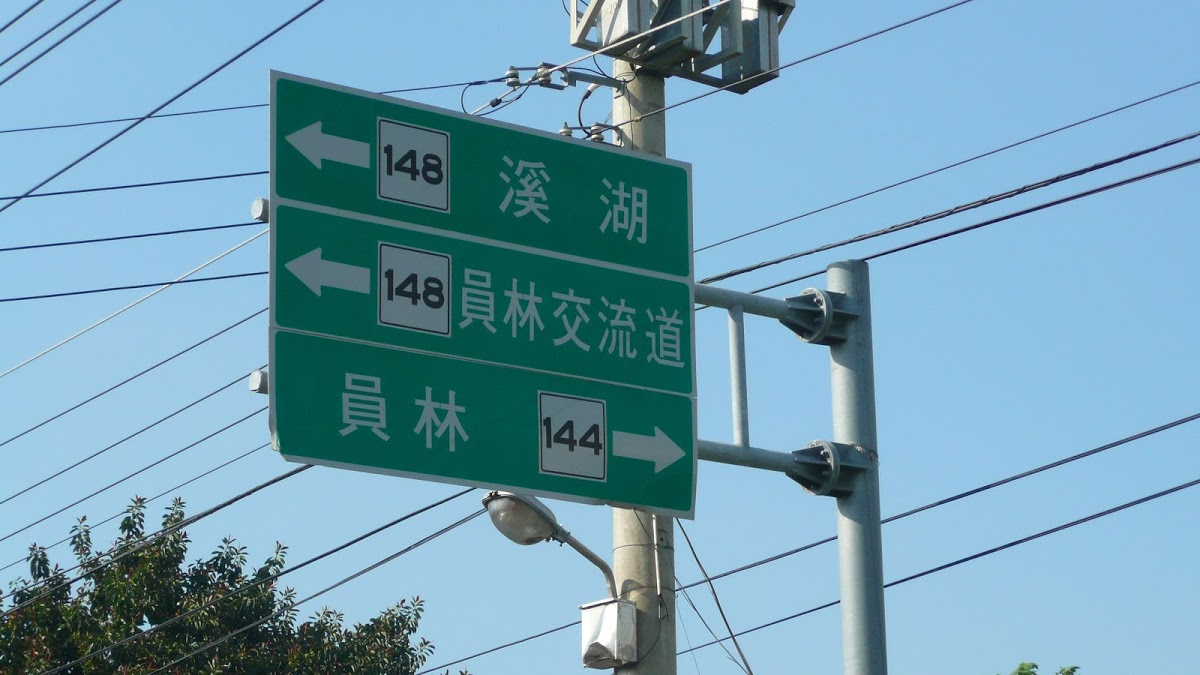
#> input picture opencv/single_eye/Street_Sign_1200x675.jpg, 1200 x 675 px
$ python -i webcam-est-dist.py   (imports and definitions only)   (older library calls are emulated)
#> lines starting #> are read from the running program, lines starting #| are printed output that depends on the picture; after the words box and inside, x2 and y2 are one past the last pixel; in counts of white or black regions, pixels touching at a corner belong together
#> further down, picture is the input picture: shape (675, 1200, 3); mean B, G, R 179.1, 159.3, 113.6
#!/usr/bin/env python3
# -*- coding: utf-8 -*-

#import the necessary packages
import os
from glob import glob
import math
import numpy as np
import cv2
#import pyrealsense2 as rs
import myutil

# 找到目标函数
def find_marker(image):
    # convert the image to grayscale, blur it, and detect edges
    gray = cv2.cvtColor(image, cv2.COLOR_BGR2GRAY)
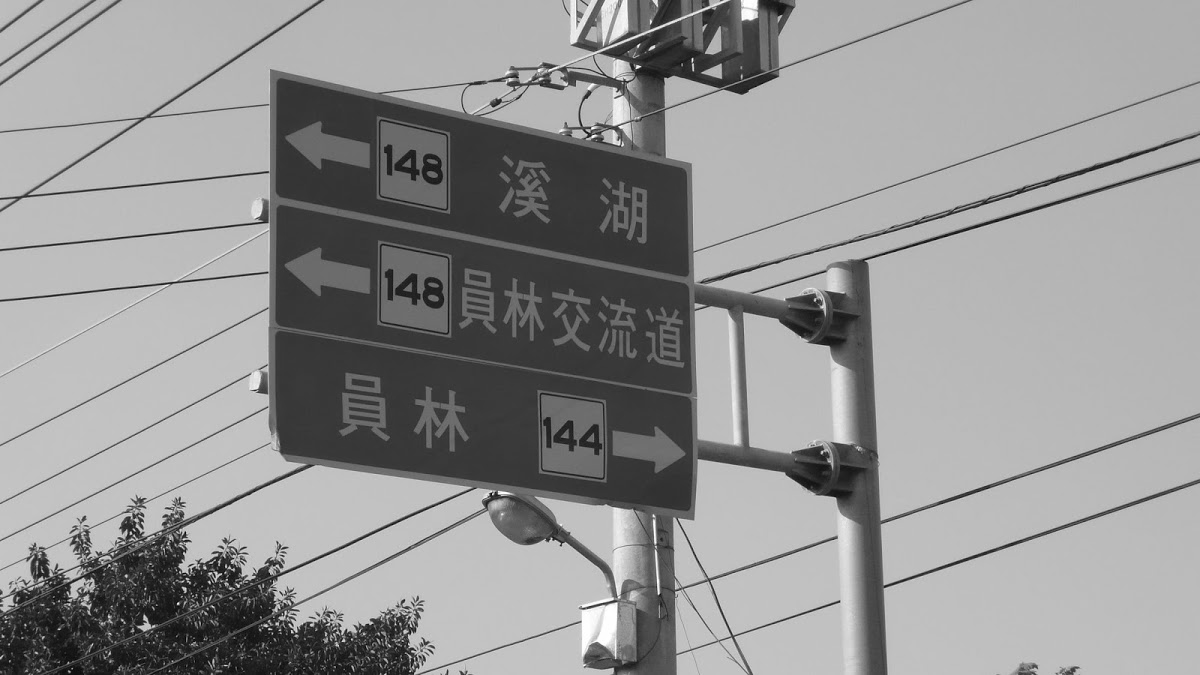
#> gray: shape (675, 1200); min 0, max 255, mean 147.9
    gray = cv2.GaussianBlur(gray, (5, 5), 0)
    edged = cv2.Canny(gray, 35, 125)
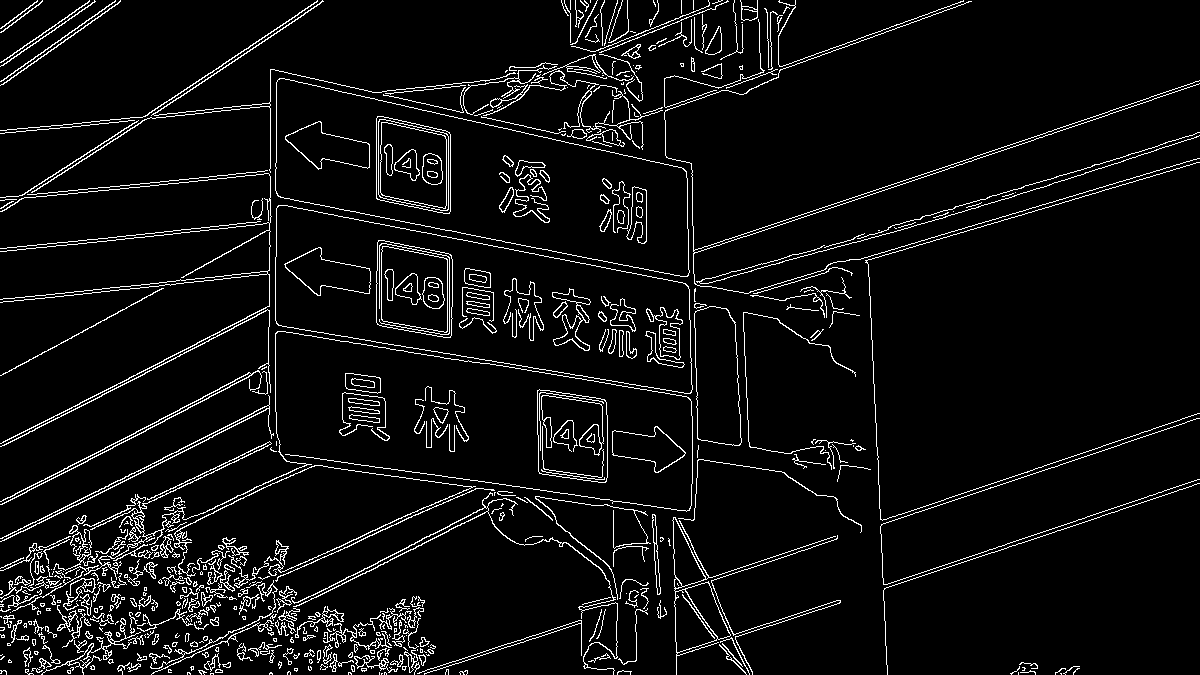
#> edged: shape (675, 1200); 5.9% white in thin lines or dots

    # find the contours in the edged image and keep the largest one;
    # we'll assume that this is our piece of paper in the image
    #(_, cnts, _) = cv2.findContours(edged.copy(), cv2.RETR_LIST, cv2.CHAIN_APPROX_SIMPLE)
    (cnts, hirachy) = cv2.findContours(edged.copy(), cv2.RETR_LIST, cv2.CHAIN_APPROX_SIMPLE)
#> cnts = 907 contours, 604 with area under 20; largest, box (x1, y1, x2, y2) and area: (275, 205, 693, 394) 47872, (275, 205, 693, 394) 47862, (275, 78, 690, 277) 46852, (275, 78, 690, 277) 46842, (376, 240, 453, 338) 6376; hirachy = 907 rows, first 6: [1, -1, -1, -1], [2, 0, -1, -1], [3, 1, -1, -1], [4, 2, -1, -1], [5, 3, -1, -1], [6, 4, -1, -1]
    # 求最大面积
    c = max(cnts, key = cv2.contourArea)
#> c = contour of 319 points, box (x1, y1, x2, y2) (275, 205, 693, 394), area 47872

    # compute the bounding box of the of the paper region and return it
    # cv2.minAreaRect() c代表点集，返回rect[0]是最小外接矩形中心点坐标，
    # rect[1][0]是width，rect[1][1]是height，rect[2]是角度
    return cv2.minAreaRect(c)

# 距离计算函数
def distance_to_camera(knownWidth, focalLength, perWidth):
    # compute and return the distance from the maker to the camera
    return (knownWidth * focalLength) / perWidth


# [72 lines left out: functions draw_bounding_box, main, not called in this run]


# [2 lines not run here, left out]

>>> import cv2
>>> picture = cv2.imread('Street_Sign_1200x675.jpg')
>>> result = find_marker(picture)
#> result = ((483.9, 299.2), (120.3, 440.3), -80.43)
